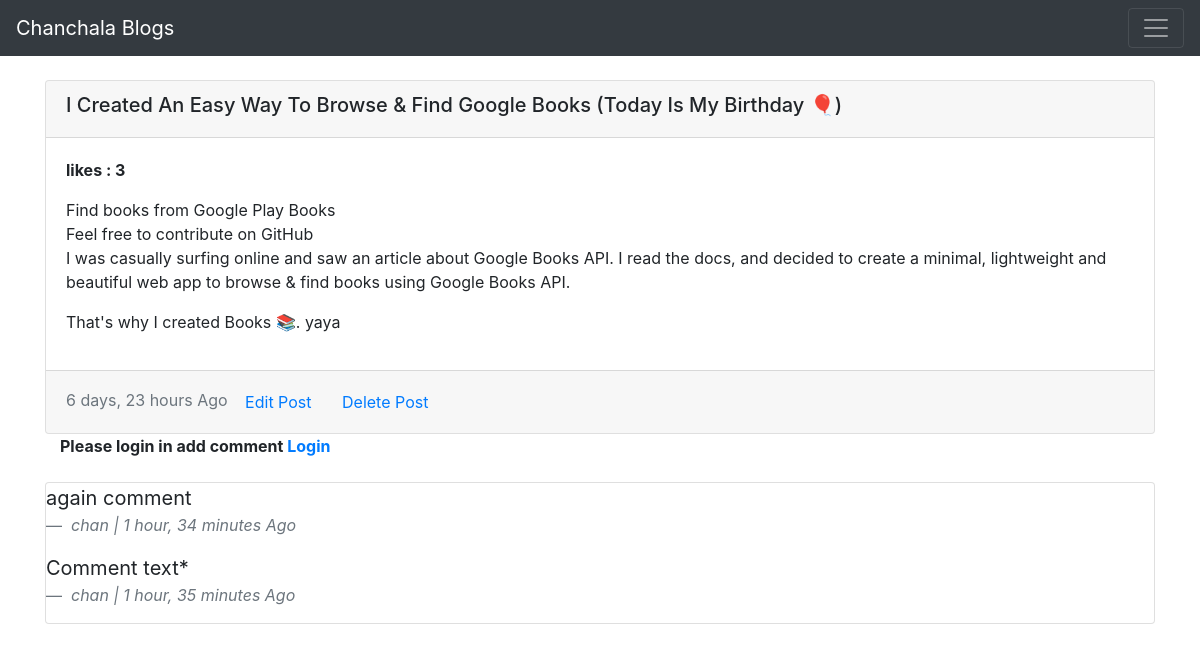
/detail/10/, run on the app's committed database.
### blog/models.py (models this page shows, shortened)
class BlogPost(models.Model):
    author = models.ForeignKey(User,on_delete=models.CASCADE)
    title  = models.CharField(max_length=180)
    content = models.TextField()
    updated_at = models.DateTimeField(auto_now=True)
    created_at = models.DateTimeField(auto_now_add=True)
    likes = models.ManyToManyField(User, related_name='post_likes', null=True, blank=True)
    class Meta:
        ordering = ['-created_at']

class Comment(models.Model):
    post = models.ForeignKey(BlogPost, on_delete=models.CASCADE)
    comment_by = models.ForeignKey(User, on_delete=models.CASCADE)
    comment_text = models.CharField(max_length=200)
    created_at = models.DateTimeField(auto_now_add=True)
    updated_at = models.DateTimeField(auto_now=True)
    class Meta:
        ordering = ['-created_at']

### blog/views.py (the view, shortened to what this page needs)
# urls.py: path('detail/<int:id>/',detail, name='detail'),
def detail(request,id):
    form = CreateCommentForm(request.POST or None)
    post = get_object_or_404(BlogPost, pk=id)
    comments = post.comment_set.all()
    context = {'post':post,'comments':comments, 'form':form}
    return render(request, 'detail.html',context)

### blog/templates/detail.html (shortened to what this page needs)
{% extends 'base.html' %}
{% load crispy_forms_tags %}
{% block content %}
<div class="card  mt-4">
        <div class="card-header">
          <h5>{{post.title|title}}</h5>
        </div>
        <div class="card-body">
          <strong>likes : {{post.likes.count}}  </strong>
          <p class="card-text">{{post.content|linebreaks}}</p>
        </div>
        <div class="card-footer text-muted">
          {{post.created_at|timesince}} Ago
          <button type="button" class="btn btn-link"><a href="{% url 'edit_post' post.pk %}">Edit Post</a></button>
          <button type="button" class="btn btn-link"><a href="{% url 'delete_post' post.pk %}">Delete Post</a></button>
        </div>
</div>
<div class="container">
    {% if request.user.is_authenticated %}
  <form action="" method="post">{% csrf_token %}
    {{form|crispy}}
    <button class="btn-success btn">Comment</button>
  </form>
  {% else %}
  <strong>Please login in add comment <a href="/admin">Login</a></strong>
  {% endif %}
</div>
<div class="card  mt-4">
{% for comment in comments %}
<blockquote class="blockquote text-left">
  <p class="mb-0">{{comment.comment_text}}</p>
  <footer class="blockquote-footer"> <cite title="Source Title">{{comment.comment_by}} | {{comment.created_at|timesince}} Ago</cite></footer>
</blockquote>
{% endfor %}
{% endblock content %}

### data on the page
BlogPost: title "I Created An Easy Way To Browse & Find Google Books (Today Is My Birthday 🎈)", likes.count "3", content "Find books from Google Play Books Feel free to contribute on GitHub I was casually surfing online and saw an article about Google Books API. I read the docs, and decided to create a minimal, lightweight and beautiful web app to browse & find books using Google Books API. That's why I created Books 📚. yaya", created_at "6 days, 23 hours"
Comment: comment_text "again comment", comment_by "chan", created_at "1 hour, 34 minutes"
Comment: comment_text "Comment text*", comment_by "chan", created_at "1 hour, 35 minutes"
